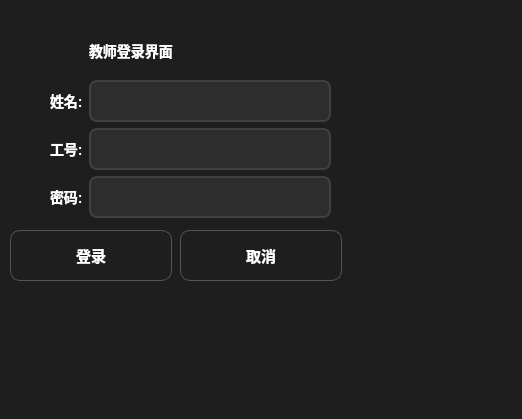
<?xml version="1.0" encoding="UTF-8"?>
<ui version="4.0">
 <class>teacher_login</class>
 <widget class="QDialog" name="teacher_login">
  <property name="geometry">
   <rect>
    <x>0</x>
    <y>0</y>
    <width>522</width>
    <height>419</height>
   </rect>
  </property>
  <property name="windowTitle">
   <string>Dialog</string>
  </property>
  <property name="styleSheet">
   <string notr="true">
QDialog {
    background-color: #1e1e1e;          /* 深空黑背景 */
    color: #ffffff;                      /* 默认文字白色 */
}

QLabel {
    color: #ffffff;
    font-family: &quot;Microsoft YaHei&quot;, &quot;微软雅黑&quot;;
    font-size: 14px;
    font-weight: bold;                  /* 标签加粗更好看 */
}

QLineEdit {
    background-color: #2d2d2d;
    color: #ffffff;
    border: 2px solid #404040;
    border-radius: 8px;
    padding: 10px 12px;
    font-size: 14px;
    font-family: &quot;Microsoft YaHei&quot;;
    selection-background-color: #0078d4;
}
QLineEdit:focus {
    border: 2px solid #0078d4;           /* 获得焦点蓝色边框 */
    background-color: #333333;
}

/* 密码框也生效 */
QLineEdit[echoMode=&quot;2&quot;] {
    font-size: 18px;                    /* 密码点更大一点 */
}

/* 登录 &amp; 取消按钮 */
QPushButton {
    background-color: qlineargradient(x1:0, y1:0, x2:0, y2:1,
                                      stop:0 #383838, stop:1 #2d2d2d);
    color: white;
    border: 1px solid #555555;
    border-radius: 10px;
    padding: 12px 30px;
    font-family: &quot;Microsoft YaHei&quot;;
    font-size: 15px;
    font-weight: bold;
    min-width: 100px;
}
QPushButton:hover {
    background-color: qlineargradient(x1:0, y1:0, x2:0, y2:1,
                                      stop:0 #484848, stop:1 #383838);
    border: 1px solid #0078d4;
}
QPushButton:pressed {
    background-color: #0078d4;
    padding-top: 14px;
    padding-bottom: 10px;
}


QDialog {
    border-radius: 16px;
}</string>
  </property>
  <widget class="QWidget" name="gridLayoutWidget">
   <property name="geometry">
    <rect>
     <x>50</x>
     <y>27</y>
     <width>281</width>
     <height>191</height>
    </rect>
   </property>
   <layout class="QGridLayout" name="gridLayout">
    <item row="2" column="0">
     <widget class="QLabel" name="label_teacherID">
      <property name="text">
       <string>工号:</string>
      </property>
     </widget>
    </item>
    <item row="1" column="0">
     <widget class="QLabel" name="label_name">
      <property name="text">
       <string>姓名:</string>
      </property>
     </widget>
    </item>
    <item row="1" column="1">
     <widget class="QLineEdit" name="lineEdit_name"/>
    </item>
    <item row="3" column="0">
     <widget class="QLabel" name="label_password">
      <property name="text">
       <string>密码:</string>
      </property>
     </widget>
    </item>
    <item row="0" column="1">
     <widget class="QLabel" name="label_title">
      <property name="text">
       <string>教师登录界面</string>
      </property>
     </widget>
    </item>
    <item row="2" column="1">
     <widget class="QLineEdit" name="lineEdit_password"/>
    </item>
    <item row="3" column="1">
     <widget class="QLineEdit" name="lineEdit_number"/>
    </item>
   </layout>
  </widget>
  <widget class="QPushButton" name="pushButton_login">
   <property name="geometry">
    <rect>
     <x>10</x>
     <y>230</y>
     <width>162</width>
     <height>51</height>
    </rect>
   </property>
   <property name="text">
    <string>登录</string>
   </property>
  </widget>
  <widget class="QPushButton" name="pushButton_cancel">
   <property name="geometry">
    <rect>
     <x>180</x>
     <y>230</y>
     <width>162</width>
     <height>51</height>
    </rect>
   </property>
   <property name="text">
    <string>取消</string>
   </property>
  </widget>
 </widget>
 <resources/>
 <connections/>
</ui>
